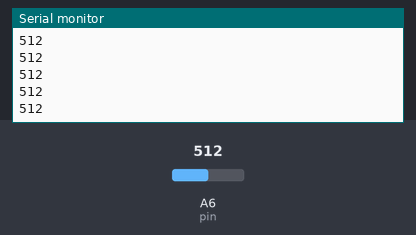
Simulated run of this sketch. Board: Arduino Nano, built with avr-gcc and run on an emulated ATmega328P. On the bench: the last lines printed to the serial monitor. Inputs (shaded band) come from the test bench; at power-on: A6 (pin) = 512.

Above: at 1.2 s.
1.3 s: A6 (pin) set to 716
At 1.32 s:
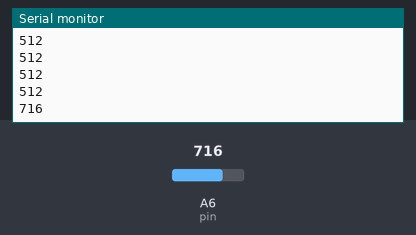
2.8 s: A6 (pin) set to 900
At 2.83 s:
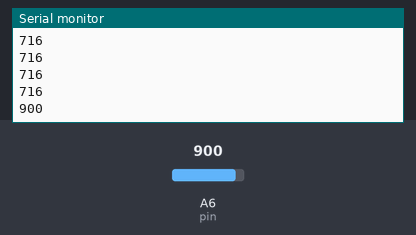
Timing chart, 0 to 5.8 s (numbered marks = the images above; inputs shaded):
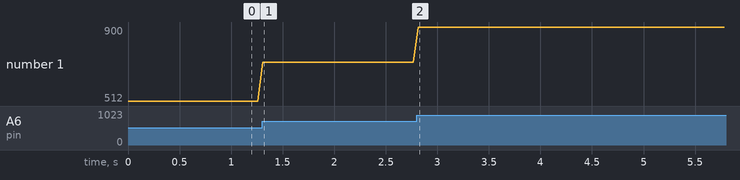

The sketch:

sketch_dec13a_test_analog_sensor.ino
```cpp
char pin = A6;

void setup() {
  pinMode(pin, INPUT);
  Serial.begin(9600);
  // put your setup code here, to run once:

}

void loop() {
  Serial.println(analogRead(pin));
  delay(50);
  // put your main code here, to run repeatedly:

}
```

Measured:
- after the input at 1.3 s, the serial monitor: prints a new line at once (image 1)
- after the input at 2.8 s, the serial monitor: prints a new line at once (image 2)
- plotted number 1: 512 → 716 after the input at 1.3 s, 716 → 900 after the input at 2.8 s
